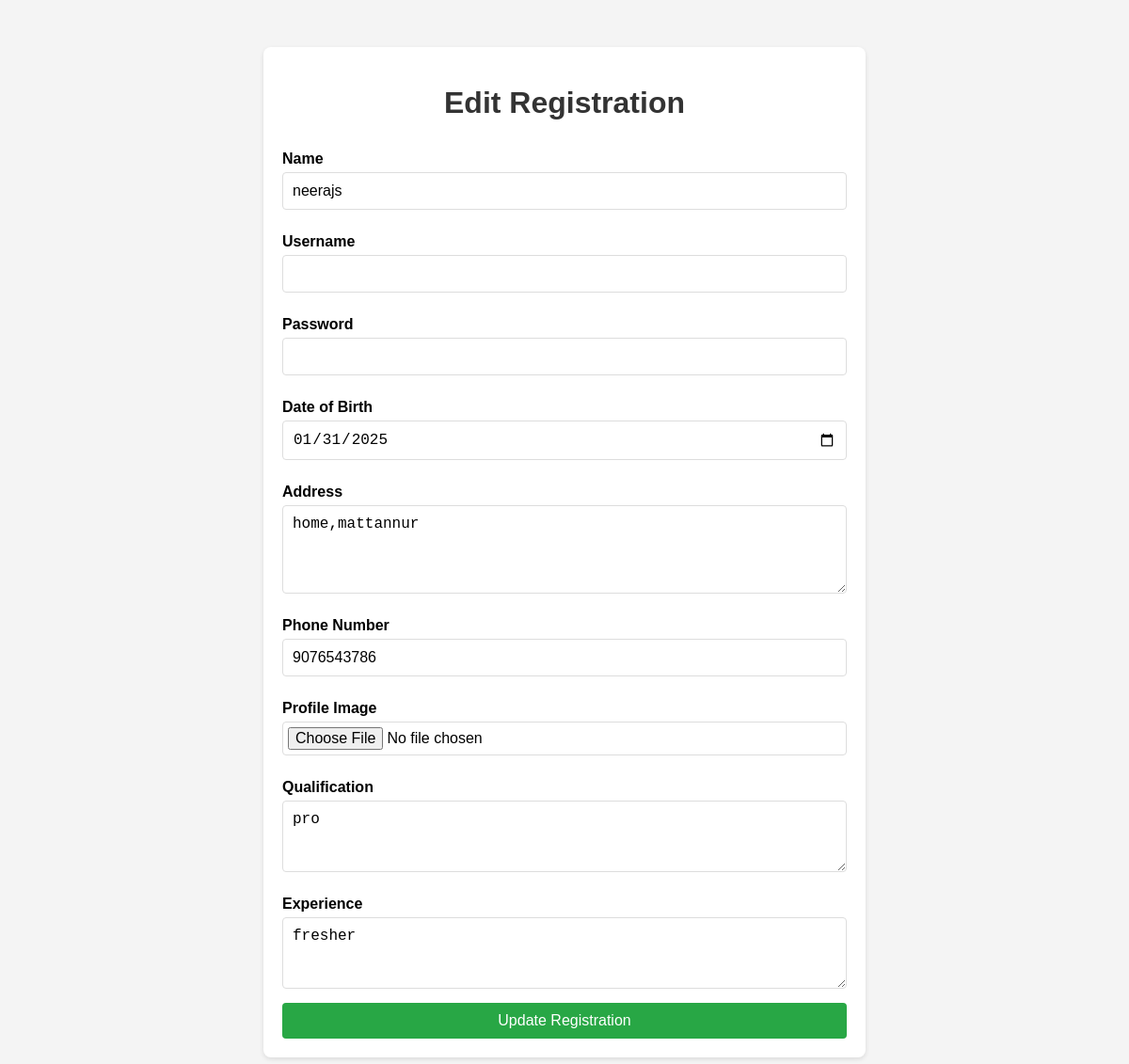
The page /edit_trainer_details/13/ on the database its author committed.
### fitapp/models.py (models this page shows)
class TrainerProfile(models.Model):
    name = models.CharField(max_length=100, default='Trainer')
    user = models.OneToOneField(User, on_delete=models.CASCADE,null=True,blank=True)
    dob = models.DateField(default='2000-01-01')
    address = models.TextField()
    phone_number = models.CharField(max_length=15)
    image = models.ImageField(upload_to='profile_images/', default='profile_images/default.png')
    qualification = models.TextField(blank=True, null=True)
    experience = models.TextField(blank=True, null=True)

### fitapp/views.py (the view)
# urls.py: path('edit_trainer_details/<int:trainer_id>/', views.edit_trainer_details, name='edit_trainer_details'),
def edit_trainer_details(request, trainer_id):
    trainer = get_object_or_404(TrainerProfile, id=trainer_id)
    if request.method == 'POST':
        form = UserProfileForm(request.POST, request.FILES, instance=trainer)
        if form.is_valid():
            form.save()  # Save updated data to the database
            return redirect('trainer_managment')  # Adjust redirect URL as needed
        else:
            print(form.errors)
    else:
        form = UserProfileForm(instance=trainer)
    return render(request, 'f4fitness/edit.html', {'form': form, 'trainer': trainer})

### fitapp/forms.py
class UserProfileForm(forms.ModelForm):
    class Meta:
        model = UserProfile
        fields = ['name', 'dob', 'address', 'phone_number', 'image']
        widgets = {
            'password': forms.PasswordInput(),
            'dob': forms.DateInput(attrs={'type': 'date'}),
            'address': forms.Textarea(attrs={'rows': 3}),
        }

### templates/f4fitness/edit.html (shortened to what this page needs)
<!DOCTYPE html>
<html lang="en">
<head>
</head>
<body>
    <div class="container">
        <h1>Edit Registration</h1>
        <form action="{% url 'edit_trainer_details' trainer.id %}" method="post" enctype="multipart/form-data">
            <label for="name">Name</label>
            <input type="text" id="name" name="name" value="{{ trainer.name }}" required>
            <label for="username">Username</label>
            <input type="text" id="username" name="username" value="{{ trainer.username }}" required>
            <label for="password">Password</label>
            <input type="password" id="password" name="password" value="{{ trainer.password }}" >
            <label for="dob">Date of Birth</label>
            <input type="date" id="dob" name="dob" value="{{ trainer.dob|date:'Y-m-d' }}" >
            <label for="address">Address</label>
            <textarea id="address" name="address" rows="4" >{{ trainer.address }}</textarea>
            <label for="phone_number">Phone Number</label>
            <input type="tel" id="phone_number" name="phone_number" value="{{ trainer.phone_number }}" required>
            <label for="image">Profile Image</label>
            <input type="file" id="image" name="image">
            <label for="qualification">Qualification</label>
            <textarea id="qualification" name="qualification" rows="3">{{ trainer.qualification }}</textarea>
            <label for="experience">Experience</label>
            <textarea id="experience" name="experience" rows="3">{{ trainer.experience }}</textarea>
            <button type="submit">Update Registration</button>
        </form>
    </div>
</body>
</html>

### templates/f4fitness/edit.html (style rules this page uses)
body { font-family: Arial, sans-serif; background-color: #f4f4f4; margin: 0; padding: 0; }
.container { max-width: 600px; margin: 50px auto; background: #fff; padding: 20px; border-radius: 8px; box-shadow: 0 2px 5px rgba(0, 0, 0, 0.1); }
h1 { text-align: center; color: #333; }
form { display: flex; flex-direction: column; }
label { margin: 10px 0 5px; font-weight: bold; }
input, textarea, select { padding: 10px; border: 1px solid #ddd; border-radius: 4px; margin-bottom: 15px; font-size: 16px; }
input[type="file"] { padding: 5px; }
button { padding: 10px 20px; background-color: #28a745; color: white; border: none; border-radius: 4px; font-size: 16px; cursor: pointer; }

### rows shown on the page
TrainerProfile: name "neerajs", dob "01/31/2025", address "home,mattannur", phone_number "9076543786", qualification "pro", experience "fresher"
